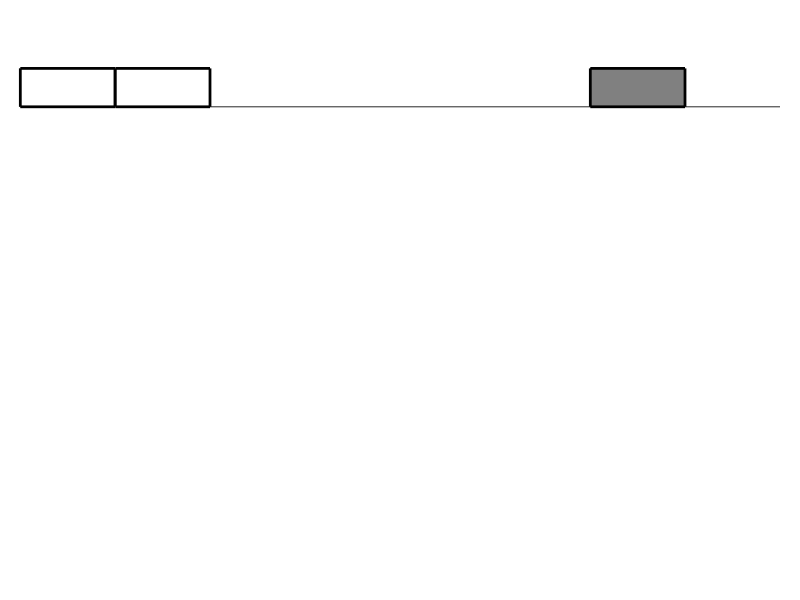

This chart was generated by the following MATLAB code: (Note: this script raises an error after producing the figure.)
clear all
close all

f1=figure('Name','Adaptation Protocols');
set(f1,'Color',[1 1 1]','Units','inches','Position',[0 0 7 7])
lower=0.1;%position of bottom axes
height=0.16;%height of axes
width=0.95;
width2=0.44;
delta=height*1.4;
ymax=1250;

ax1 = axes('Position',[0.025  lower+3*delta+0.05 width height*0.4],'XTickLabel',{''},'YTickLabel',{''},'Clipping','off','XLim',[0 2400],'YLim',[0 1],'YTick',[-10 10000],'XTick',[-10 10000]);

hold(ax1)
patch(ax1,[1801 2100 2100 1801],[0 0 1 1],[0.5 0.5 0.5],'EdgeColor',[0 0 0],'LineWidth',2)
patch(ax1,[1 300 300 1],[0 0 1 1],[1 1 1],'EdgeColor',[0 0 0],'LineWidth',2)
hs=patch(ax1,[301 600 600 301],[0 0 1 1],[1 1 1],'EdgeColor',[0 0 0],'LineWidth',2);
hatchfill2(hs);
patch(ax1,[601 1500 1500 601],[0 0 1 1],[0.5 0.5 0.5],'EdgeColor',[0 0 0],'LineWidth',2)
% hs=patch(ax1,[1501 1800 1800 1501],[0 0 0.5 0.5],[1 1 1],'EdgeColor',[0 0 0],'LineWidth',2);
% hatchfill2(hs)
patch(ax1,[1501 1800 1800 1501],[0 0 1 1],[1 1 1],'EdgeColor',[0 0 0],'LineWidth',2)
hs=patch(ax1,[2101 2400 2400 2101],[0 0 1 1],[1 1 1],'EdgeColor',[0 0 0],'LineWidth',2);
hatchfill2(hs)
%patch(ax1,[2101 2400 2400 2100],[0 0 0.5 0.5],[1 1 1],'EdgeColor',[0 0 0],'LineWidth',2)
text(ax1,10,0.5,'OG B','FontSize',12,'FontName','Arial')
text(ax1,310,0.5,'TM B','FontSize',12,'FontName','Arial','Color',[0 0 0])
text(ax1,810,0.5,'ADAP1','FontSize',12,'FontName','Arial','Color',[1 1 1])
text(ax1,1510,0.5,'OG P','FontSize',12,'FontName','Arial')
%text(ax1,1510,0.25,'TM P','FontSize',12,'FontName','Arial','Color',[0 0 0])
text(ax1,1810,0.5,'ADAP2','FontSize',12,'FontName','Arial','Color',[1 1 1])
%text(ax1,2110,0.25,'OG POST','FontSize',12,'FontName','Arial')
text(ax1,2110,0.5,'TM P','FontSize',12,'FontName','Arial','Color',[0 0 0])
%text(ax1,0,1.2,'A','FontSize',20,'FontName','Arial','FontWeight','Bold')
%text(ax1,800,1.2,'OVERALL PARADIGM','FontSize',16,'FontName','Arial')
